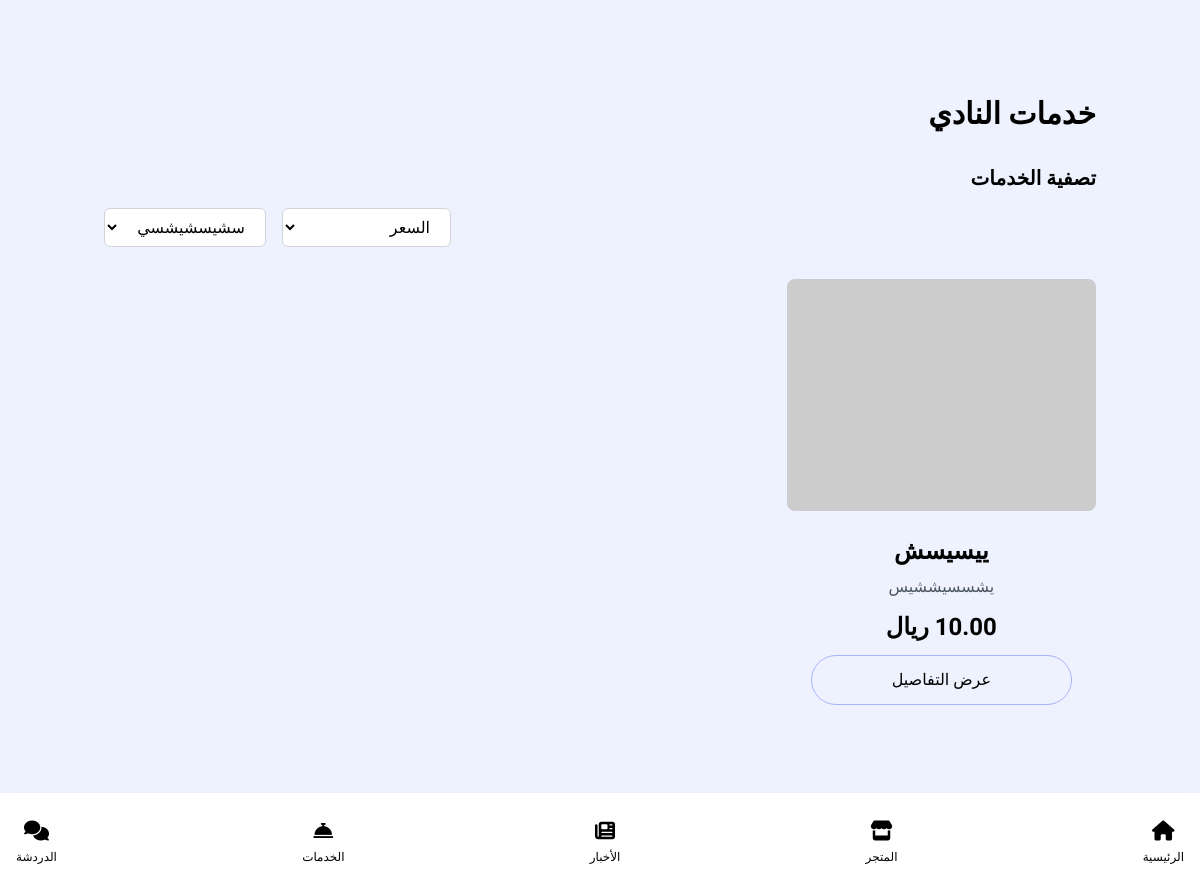
The page /student/viewServices (signed in) on the database its author committed.
### students/models.py (models this page shows)
class ServicesModel(models.Model):
    club = models.ForeignKey(ClubsModel, on_delete=models.CASCADE)
    creator = models.ForeignKey(User, on_delete=models.SET_NULL, null=True)
    title = models.CharField(max_length=254, null=True)
    desc = models.TextField(null=True)
    age_from = models.IntegerField()
    age_to = models.IntegerField()
    price = models.DecimalField(max_digits = 6, decimal_places = 2)
    classification = models.ManyToManyField('ServicesClassificationModel', blank=True)
    is_enabled = models.BooleanField(default=True)
    creation_date = models.DateTimeField(null=True, verbose_name="تاريخ الانشاء")

### students/views.py (the view)
# urls.py: path('viewServices', views.viewServices, name="viewServices"),
def viewServices(request):
    user = request.user
    club = user.userprofile.student_profile.club
    services = ServicesModel.objects.filter(club=club)
    classifications = ServicesClassificationModel.objects.filter(club=club)
    return render(request, 'student/services/viewServices.html', {'services':services, 'classifications':classifications})

### messenger/templatetags/messenger_tags.py (called while the page is built)
@register.simple_tag
@stringfilter
def get_user_club(user_id):
    user = User.objects.get(id=user_id)
    club = getUserClub(user)
    return club

### messenger/views.py (called while the page is built)
def getUserClub(user):
    userprofile = user.userprofile
    if userprofile.account_type == '2':
        return userprofile.director_profile.club
    elif user.userprofile.account_type == '3':
        return userprofile.student_profile.club
    elif user.userprofile.account_type == '4':
        return userprofile.Coach_profile.club
    else:
        return None

### templates/student/services/viewServices.html (shortened to what this page needs)
{% extends "base_student.html" %} {% block content %}
<section class="w-full py-8 md:py-16 bg-indigo-50">
  <div class="container mx-auto px-4 mt-4 md:mt-8 pb-24">
    <h2 class="text-2xl md:text-3xl font-bold mb-6 md:mb-8 text-right">
      خدمات النادي
    </h2>
    <div class="mb-6 md:mb-8">
      <h3 class="text-lg md:text-xl font-semibold mb-3 md:mb-4 text-right">
        تصفية الخدمات
      </h3>
      <div
        class="flex flex-col md:flex-row justify-end items-stretch md:items-center gap-3 md:gap-4"
      >
        <select
          class="bg-white border border-gray-300 rounded-md px-4 py-2 w-full md:w-auto order-2 md:order-2"
        >
        {% for classification in classifications %}
          <option value="{{classification.id}}">{{classification.title}}</option>
        {% endfor %}
        </select>
        <select
          class="bg-white border border-gray-300 rounded-md px-4 py-2 w-full md:w-auto order-3 md:order-1"
        >
          <option>السعر</option>
        </select>
      </div>
    </div>
    <div class="grid grid-cols-1 sm:grid-cols-2 lg:grid-cols-3 gap-6 md:gap-8">
      {% for service in services %}
      <div
        class="overflow-hidden transform transition duration-300 hover:scale-105 flex flex-col justify-center"
        >
        <img
          src="https://via.placeholder.com/400x300"
          class="w-full object-cover rounded-lg"
          alt="تدريب كرة القدم"
        />
        <div class="p-4 md:p-6 flex-grow flex flex-col justify-between">
          <div>
            <h5 class="text-xl md:text-2xl font-semibold mb-2 text-center">
              {{service.title}}
            </h5>
            <p class="text-gray-600 mb-3 text-center text-sm md:text-base">
              {{service.desc}}
            </p>
          </div>
          <div>
            <p class="text-xl md:text-2xl font-bold mb-3 text-center">
              {{service.price}} ريال
            </p>
            <a
              href="{% url 'viewServicesSpecific' service.id %}"
              class="block w-full bg-transparent py-2 md:py-3 px-4 rounded-full text-black hover:bg-indigo-600 hover:text-white transition duration-300 text-sm md:text-base text-center border border-indigo-300"
              >عرض التفاصيل</a
            >
          </div>
        </div>
      </div>
      {% endfor %}
    </div>
  </div>
</section>
{% endblock %}

### templates/base_student.html (style rules this page uses)
body { font-family: "Cairo", sans-serif; }

### rows shown on the page
ServicesModel: title "ييسيسش", desc "يشسسيششيس", price "10.00"

### other values the page prints
form field value "سشيسشيشسي"
